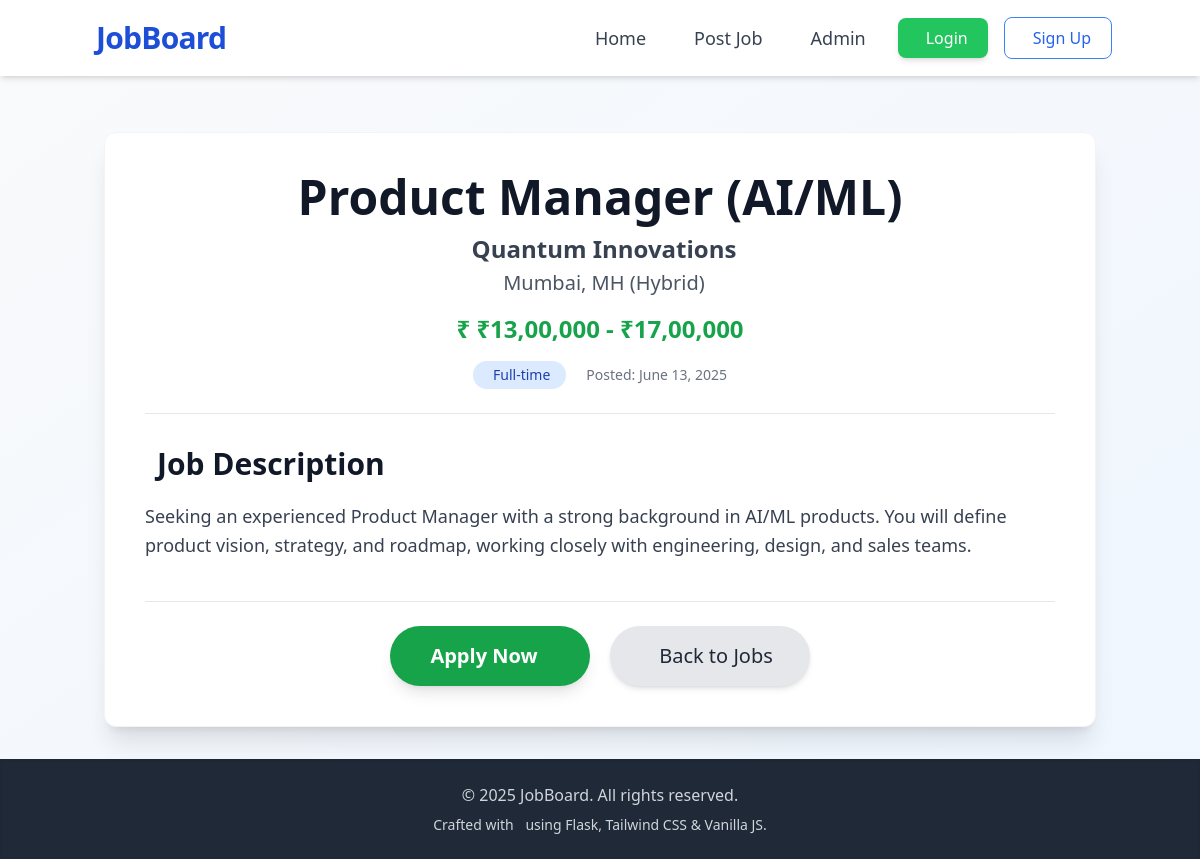
The page /job/2 on the database its author committed.
### tables this page shows
CREATE TABLE jobs (
    id INTEGER PRIMARY KEY AUTOINCREMENT,
    title TEXT NOT NULL,
    company TEXT NOT NULL,
    location TEXT NOT NULL,
    salary TEXT, -- Stored as TEXT for flexibility (e.g., "$100k - $120k", "Competitive")
    description TEXT NOT NULL,
    type TEXT DEFAULT 'Full-time', -- e.g., Full-time, Part-time, Contract, Internship
    date_posted TIMESTAMP DEFAULT CURRENT_TIMESTAMP -- Automatically records when the job was posted
);

### app.py (the view)
@app.route('/job/<int:job_id>')
def job_detail(job_id):
    db = get_db()
    job = db.execute('SELECT * FROM jobs WHERE id = ?', (job_id,)).fetchone()
    if job is None:
        flash('Sorry, the job you are looking for was not found.', 'error')
        return redirect(url_for('index'))
    return render_template('job_detail.html', job=job)

### app.py (called while the page is built)
def get_db():
    if 'db' not in g:
        g.db = sqlite3.connect(
            DATABASE,
            detect_types=sqlite3.PARSE_DECLTYPES # This helps in converting TIMESTAMP to Python datetime objects
        )
        g.db.row_factory = sqlite3.Row # Allows accessing columns by name (e.g., row['column_name'])
    return g.db

@app.before_request
def load_logged_in_user():
    user_id = session.get('user_id')
    if user_id is None:
        g.user = None
    else:
        g.user = get_user(user_id)

@app.context_processor
def inject_globals():
    return {'now': datetime.utcnow(), 'user': g.user}

### templates/job_detail.html (shortened to what this page needs)
{% extends 'base.html' %}
{% block content %}
<div class="bg-white p-8 md:p-10 rounded-xl shadow-xl border border-gray-100 animate-fadeIn">
    <div class="text-center mb-8 pb-6 border-b border-gray-200">
        <h1 class="text-4xl md:text-5xl font-extrabold text-gray-900 leading-tight mb-3">
            {{ job.title }}
        </h1>
        <p class="text-xl md:text-2xl text-gray-700 mb-1 flex items-center justify-center">
            <span class="font-semibold">{{ job.company }}</span>
        </p>
        <p class="text-lg md:text-xl text-gray-600 mb-4 flex items-center justify-center">
            {{ job.location }}
        </p>
        <p class="text-2xl font-bold text-green-600 mb-4 flex items-center justify-center">
            ₹
            {{ job.salary | default('Competitive Salary') }}
        </p>
        <div class="flex flex-wrap justify-center items-center gap-x-4 gap-y-2 text-sm text-gray-500">
            <span class="inline-block px-4 py-1 bg-blue-100 text-blue-800 rounded-full text-md font-medium">
                {{ job.type | default('Full-time') }}
            </span>
            <span class="text-gray-500 text-md flex items-center">
                Posted: {{ job.date_posted.strftime('%B %d, %Y') }}
            </span>
        </div>
    </div>
    <section class="mb-10">
        <h2 class="text-3xl font-bold text-gray-900 mb-5 flex items-center">
            Job Description
        </h2>
        <div class="prose max-w-full text-gray-700 leading-relaxed text-lg">
            <p>{{ job.description | safe }}</p>
        </div>
    </section>
    <div class="mt-10 pt-6 border-t border-gray-200 flex flex-col sm:flex-row justify-center gap-5">
        <a href="{{ url_for('apply_to_job', job_id=job.id) }}"
           class="bg-green-600 text-white px-8 py-4 rounded-full font-bold text-xl shadow-lg hover:bg-green-700 transition-all duration-300 transform hover:scale-105 flex items-center justify-center min-w-[200px]">
            Apply Now
        </a>
        <a href="{{ url_for('index') }}"
           class="bg-gray-200 text-gray-800 px-8 py-4 rounded-full font-medium text-xl shadow-md hover:bg-gray-300 transition-all duration-300 transform hover:scale-105 flex items-center justify-center min-w-[200px]">
            Back to Jobs
        </a>
    </div>
</div>
{% endblock %}

### static/css/style.css (style rules this page uses)
.prose { font-size: 1.125rem; line-height: 1.75; color: #374151; max-width: 100%; }
.prose p { @apply mb-4; }
.animate-fadeIn { animation: fadeIn 0.5s ease-out forwards; }

### templates/base.html (style rules this page uses)
html { font-family: 'Inter', sans-serif; scroll-behavior: smooth; }

### rows shown on the page
jobs: title "Product Manager (AI/ML)", company "Quantum Innovations", location "Mumbai, MH (Hybrid)", salary "₹13,00,000 - ₹17,00,000", type "Full-time", date_posted "June 13, 2025", description "Seeking an experienced Product Manager with a strong background in AI/ML products. You will define product vision, strategy, and roadmap, working closely with engineering, design, and sales teams."
